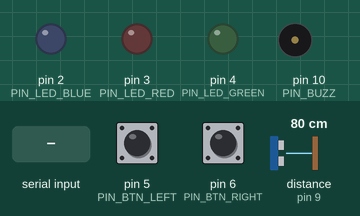
Recording of a sketch running on a simulated Arduino Uno, built with avr-gcc and run on an emulated ATmega328P. Parts: output pins drawn as LEDs (lit = HIGH), buzzer (waves = sounding). The inputs (shaded band) are chosen by the test bench; at power-on: distance to the obstacle (sensor on pin 9) 80 cm, pin 5 (PIN_BTN_LEFT) HIGH, pin 6 (PIN_BTN_RIGHT) HIGH. The echo pulse lasts 58.3 µs per cm; random numbers use the default seed unless the sketch sets one; pins used as bus, display or sensor lines are not drawn; what the sketch prints to the serial monitor is not drawn.

Above: at 2.3 s.
2.4 s: "exit\n" received over Serial
At 3.53 s:
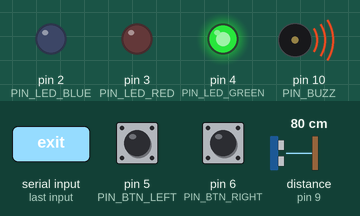
5.4 s: distance to the obstacle (sensor on pin 9) set to 7 cm
7.4 s: distance to the obstacle (sensor on pin 9) set to 4 cm
At 10.22 s:
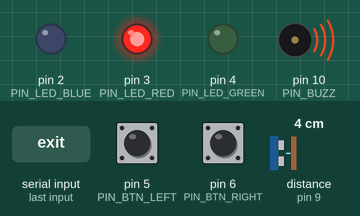
10.4 s: distance to the obstacle (sensor on pin 9) set to 9 cm
13.4 s: pin 5 (PIN_BTN_LEFT) pulled LOW for 0.15 s
At 14.86 s:
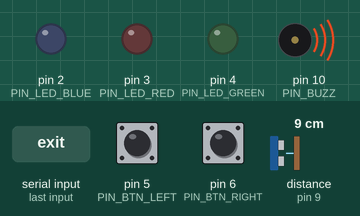
16.4 s: pin 5 (PIN_BTN_LEFT) pulled LOW for 3.2 s
At 20.8 s:
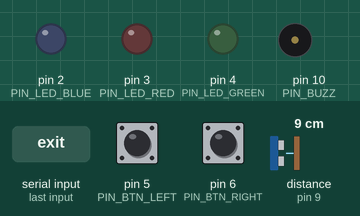
Timing chart, 0 to 22.1 s (numbered marks = the images above; inputs shaded):
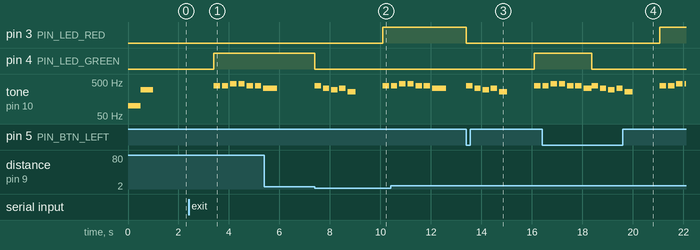

The sketch:

20220608_______.ino
```cpp
#define PIN_LED_BLUE (2) //2번 LED는 파란
#define PIN_LED_RED (3) //3번 LED는 빨강
#define PIN_LED_GREEN (4) //4번 LED는 녹색
#define PIN_BTN_LEFT (5) //5번은 왼쪽 버튼
#define PIN_BTN_RIGHT (6) //6번은 오른쪽 버튼
#define PIN_TRIG (8) // echo sensor의 trigger 출력
#define PIN_ECHO (9) //echo sensor의 echo 입력
#define PIN_BUZZ (10) //Buzzer 출력
#define PIN_PAUSE (325) //325 delay에 사용 (노래 출력시)
#define PORT_RAND (A1) //
#define SERIAL_RATE (9600)//9600 보드레이트
#define SERIAL_DEALY (50) //0.05초 dealy
#define PULSE_WIDTH (30) //in usec 마이크로세컨드
#define PULSE_TIMEOUT (50000) //in usec 마이크로세컨드
#define MIN_RANGE (50.)  //50 mm


int nTotalScore = 0; // 합산 스코어
int nPin; //
int n = 0; //player가 지정한 숫자 초기값
int playn = 0; //play한 횟수 초기값
String str = ""; //str 입력 초기값

//////////////
//초기화
//////////////

void init3Led() {
  pinMode(PIN_LED_BLUE, OUTPUT); //파랑 출력
  pinMode(PIN_LED_RED, OUTPUT);//레드 출력
  pinMode(PIN_LED_GREEN, OUTPUT); //녹색 출력
  stop3Led();
}

void initRand() {
  int nVolt = analogRead(PORT_RAND);
  randomSeed(nVolt); // 난수를 초기화
}

void initbutton() {
  pinMode(PIN_BTN_LEFT, INPUT_PULLUP); //왼쪽 버튼 입력
  pinMode(PIN_BTN_RIGHT, INPUT_PULLUP); // 오른쪽 버튼 입력
}

void initGame() { //모두 초기화
  init3Led();
  initRand();
  initbutton();
  initBuzz();
  initEcho();
  Serial.begin(SERIAL_RATE); //시작
}


//////////////////
////LED METHOD////
//////////////////

void startLed(int nPin) {   /////////////////
  digitalWrite(nPin, HIGH);
  tone(PIN_BUZZ, 392 ,250); //학
  delay(PIN_PAUSE);
  tone(PIN_BUZZ, 392 ,250); //교
  delay(PIN_PAUSE);
  tone(PIN_BUZZ, 440 ,250); //종
  delay(PIN_PAUSE);
  tone(PIN_BUZZ, 440 ,250); //이
  delay(PIN_PAUSE);
  tone(PIN_BUZZ, 392 ,250); //땡
  delay(PIN_PAUSE);
  tone(PIN_BUZZ, 392 ,250); //땡
  delay(PIN_PAUSE);
  tone(PIN_BUZZ, 330 ,550); //땡
  delay(PIN_PAUSE);
}

void stopLed(int nPin) { ///////////////////
  digitalWrite(nPin, LOW);
  tone(PIN_BUZZ, 392 ,250); //기
  delay(PIN_PAUSE);
  tone(PIN_BUZZ, 329 ,250); //다
  delay(PIN_PAUSE);
  tone(PIN_BUZZ, 293 ,250); //리
  delay(PIN_PAUSE);
  tone(PIN_BUZZ, 329 ,250); //신
  delay(PIN_PAUSE);
  tone(PIN_BUZZ, 261 ,750); //다
  delay(PIN_PAUSE);
  noTone(PIN_BUZZ);
}

void stop3Led() {
  digitalWrite(PIN_LED_BLUE, LOW); //LED 파랑 끔
  digitalWrite(PIN_LED_RED, LOW); //LED 빨강 끔
  digitalWrite(PIN_LED_GREEN, LOW); //LED 녹색 끔
}

int getRandLedPin() {
  int nRand = random(3); //0, 1, 2
  return nRand + PIN_LED_BLUE; //0, 1, 2 -> 2, 3, 4
}

//////////////////
///Melody METHOD//
//////////////////

void initBuzz() {
  pinMode(PIN_BUZZ, OUTPUT); //부저 포트 출력부 지정
}

void playMelody(){
  tone(PIN_BUZZ, 100); //시작 멜로디
  delay(500);
  tone(PIN_BUZZ, 300); //시작 멜로디
  delay(500);
}

void stopMelody(){
  noTone(PIN_BUZZ); //엔딩 멜로디

}

//////////////////
///Sensor METHOD//
//////////////////
void initEcho(){
  pinMode(PIN_TRIG, OUTPUT);//출력
  pinMode(PIN_ECHO, INPUT); //입력
  digitalWrite(PIN_TRIG, LOW); //출력 0
}

void makeTrigger(){
  digitalWrite(PIN_TRIG, HIGH);
  delayMicroseconds(PULSE_WIDTH); //정의
  digitalWrite(PIN_TRIG, LOW);
}


//in mm
double getEchoRange(){
  long nEchoTime = pulseIn(PIN_ECHO, HIGH);
  double range = nEchoTime*1e-6*340./1e-3/2.; // in mm; 음속: 340 m/s, 1e-6 - 1usec, 1e-3 -1mm
  return range;
}

//////////////////
////BTN METHOD////
//////////////////

bool checkLeftButton(){ //  누르면 TRUE, 평소는 FALSE
  int nInput = digitalRead(PIN_BTN_LEFT); //평소 HIGH 누르면 LOW
  return nInput == LOW;
}

bool checkRightButton(){
  int nInput = digitalRead(PIN_BTN_RIGHT);
  return nInput == LOW;
}

bool checkEcho()
{
  makeTrigger();
  double range = getEchoRange();
  bool bResult = range != 0. && range <= MIN_RANGE;
  return bResult;
}

long checkBttonEcho(bool& bLeftInput, bool& bRightInput, bool& bCenterInput)
{
  long  nStartTime = millis();  //게임 시작시간
  bLeftInput = bRightInput = bCenterInput = false;
  while (1) {
    bLeftInput = checkLeftButton();
    bRightInput = checkRightButton();
    bCenterInput = checkEcho();
    if (bLeftInput || bRightInput || bCenterInput) break;
  }
  long  nStopTime = millis();  //버튼 누른 시간 측정
  return nStopTime = nStartTime;
}


void endGame() //게임종료
{
  Serial.println("종료");
  Serial.end();
  noTone(PIN_BUZZ);
  stopLed(nPin);
}

int evalInput(int nLed,bool bLeftInput,bool bRightInput,bool bCenterInput) {
  if (nLed == PIN_LED_RED) { //만약 led가 red이면 Leftinput이 참
    if (bLeftInput == true && bRightInput == false && bCenterInput ==false)
    return 1; //그리고 return 아니면 0
    else return 0;
  }
  else if (nLed == PIN_LED_BLUE) { //만약 led가 blue이면 Rightinput이 참
    if (bLeftInput == false && bRightInput == true && bCenterInput ==false)
    return 1; //그리고 return 아니면 0
    else return 0;
  }
  else if (nLed == PIN_LED_GREEN) { //만약 led가 Green이면 Centertinput이 참
     if (bLeftInput == false && bRightInput == false && bCenterInput ==true)
    return 1; //그리고 return 아니면 0
    else return 0;
  }
}

int scanInt() //입력부
{
  String str = ""; // 쓰는 글자 들어감
  while (str.length() == 0) //문자 길이가 0일 동안 반복
  {
    str = Serial.readStringUntil('\n'); //Enter 전까지 출력
  }
  return str.toInt();
}

int startMenu()
{
  Serial.println("     ☆blue and red flag Game!☆      ");
  Serial.println("┌─────────────────────┐");
  Serial.println("│Lv1. Game 1round Play              │");
  Serial.println("│Lv2. Game 2round Play              │");
  Serial.println("│Lv3. Game 3round Play              │");
  Serial.println("│Lv4. Game 4round Play              │");
  Serial.println("│Lv5. Game 5round Play              │");
  Serial.println("│Lv6. Game 6round Play              │");
  Serial.println("│Lv7. Game 7round Play              │");
  Serial.println("└─────────────────────┘");
  Serial.println(" 원하는 스타일 선택.\n");
  Serial.println("");
  int num = scanInt(); //선택 할 Lv를 num으로 입력받아 반환하고

  return num; //num을 반환한다.
}

void setup() {
  // put your setup code here, to run once:
  initGame();
  playMelody();
  stopMelody();
  initEcho();
  n = startMenu(); //전역변수 n에 (입력받은)num값을 저장.
  str = Serial.readStringUntil('\n'); //enter 전까지 읽는다.
}

void loop() {
  // put your main code here, to run repeatedly:
  playn++; // playn을 1 증가

  int nRandLed = getRandLedPin(); //랜덤LED에 getRandLedPin을 넣어서 랜덤 색 출력
  bool bLeftInput, bRightInput, bCenterInput; // 버튼 입력여부를 확인하기위한 변수
  startLed(nRandLed); //LED 켜기
  long nTime = checkBttonEcho(bLeftInput, bRightInput, bCenterInput); //입력 확인 함수
  int nScore = evalInput(nRandLed, bLeftInput, bRightInput, bCenterInput); //점수 계산 함수
  nTotalScore += nScore; //총합 점수 계산
  stopLed(nRandLed); //LED를 멈춘다.
  delay(1000);
  Serial.println("left = " + String(bLeftInput) + "right = " + String(bRightInput) + "Center = " + String(bCenterInput)); //왼쪽, 오른쪽, 센터 입력들을 출력한다.
  Serial.println("Time = " + String(nTime * 1e-3) + "sec"); //시간 출력 1000
  Serial.println("the present Score = " + String(nScore)); //현재 스코어(점수)
  Serial.println("total present Score = " + String(nTotalScore));//현재 스코어의 총합

  if (playn == n or str == "exit") //playn이 n 혹은 "" 일 때 게임 종료
  {
    endGame(); //게임 종료
  }

  Serial.println(" ===================================="); //잘 나오는지 확인
}
```

Measured:
- the behaviour switches between 6 and 5 cm on distance to the obstacle (sensor on pin 9) (found by bisection; images 1 and 2)
- after the input at 2.4 s, pin 4 (PIN_LED_GREEN): LOW → HIGH after 1.0 s; tone on pin 10 (PIN_BUZZ): plays 392 Hz for 0.25 s, 392 Hz for 0.25 s, 440 Hz for 0.25 s, 440 Hz for 0.25 s, 392 Hz for 0.25 s, 392 Hz for 0.25 s … (7 notes in this stretch), starting after 1.0 s
- after the input at 7.4 s, pin 3 (PIN_LED_RED): LOW → HIGH after 2.7 s; pin 4 (PIN_LED_GREEN): HIGH → LOW at once; tone on pin 10 (PIN_BUZZ): plays 392 Hz for 0.25 s, 329 Hz for 0.25 s, 293 Hz for 0.25 s, 329 Hz for 0.25 s, 261 Hz for 0.33 s, 392 Hz for 0.25 s, starting at once
- after the input at 13.4 s, pin 3 (PIN_LED_RED): HIGH → LOW at once; pin 4 (PIN_LED_GREEN): LOW → HIGH after 2.7 s; tone on pin 10 (PIN_BUZZ): plays 392 Hz for 0.25 s, 329 Hz for 0.25 s, 293 Hz for 0.25 s, 329 Hz for 0.25 s, 261 Hz for 0.33 s, 392 Hz for 0.25 s, starting at once
- after the input at 16.4 s, pin 3 (PIN_LED_RED): LOW → HIGH after 4.7 s; pin 4 (PIN_LED_GREEN): HIGH → LOW after 2.0 s
